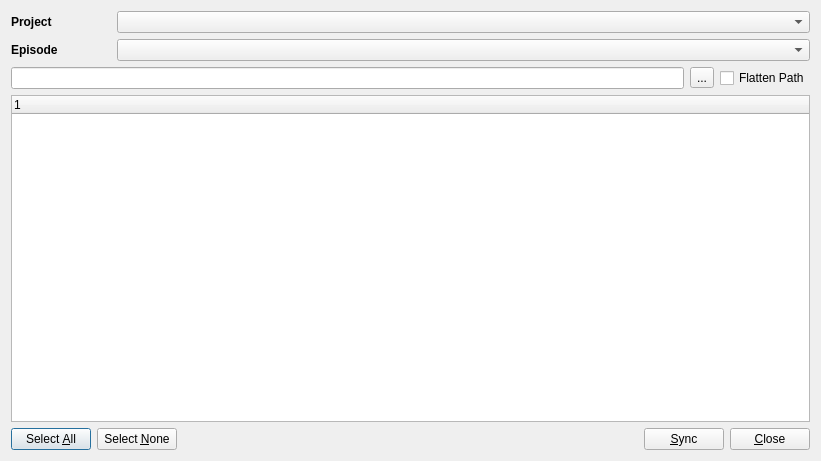
<?xml version="1.0" encoding="UTF-8"?>
<ui version="4.0">
 <class>AssetLibraryDialog</class>
 <widget class="QDialog" name="AssetLibraryDialog">
  <property name="geometry">
   <rect>
    <x>0</x>
    <y>0</y>
    <width>821</width>
    <height>461</height>
   </rect>
  </property>
  <property name="windowTitle">
   <string>swing: asset library</string>
  </property>
  <layout class="QVBoxLayout" name="verticalLayout_2">
   <item>
    <layout class="QVBoxLayout" name="verticalLayoutProject">
     <item>
      <layout class="QHBoxLayout" name="horizontalLayoutProjectTitle">
       <item>
        <widget class="QLabel" name="labelProject">
         <property name="minimumSize">
          <size>
           <width>100</width>
           <height>0</height>
          </size>
         </property>
         <property name="font">
          <font>
           <weight>75</weight>
           <bold>true</bold>
          </font>
         </property>
         <property name="text">
          <string>Project</string>
         </property>
         <property name="alignment">
          <set>Qt::AlignLeading|Qt::AlignLeft|Qt::AlignVCenter</set>
         </property>
        </widget>
       </item>
       <item>
        <widget class="QComboBox" name="comboBoxProject">
         <property name="enabled">
          <bool>true</bool>
         </property>
         <property name="sizePolicy">
          <sizepolicy hsizetype="Expanding" vsizetype="Fixed">
           <horstretch>1</horstretch>
           <verstretch>0</verstretch>
          </sizepolicy>
         </property>
        </widget>
       </item>
      </layout>
     </item>
     <item>
      <layout class="QHBoxLayout" name="horizontalLayoutEpisodeSequence">
       <item>
        <widget class="QLabel" name="labelShotEpisode">
         <property name="sizePolicy">
          <sizepolicy hsizetype="Fixed" vsizetype="Fixed">
           <horstretch>0</horstretch>
           <verstretch>0</verstretch>
          </sizepolicy>
         </property>
         <property name="minimumSize">
          <size>
           <width>100</width>
           <height>0</height>
          </size>
         </property>
         <property name="maximumSize">
          <size>
           <width>60</width>
           <height>16777215</height>
          </size>
         </property>
         <property name="font">
          <font>
           <weight>75</weight>
           <bold>true</bold>
          </font>
         </property>
         <property name="text">
          <string>Episode</string>
         </property>
         <property name="alignment">
          <set>Qt::AlignLeading|Qt::AlignLeft|Qt::AlignVCenter</set>
         </property>
        </widget>
       </item>
       <item>
        <widget class="QComboBox" name="comboBoxEpisode">
         <property name="enabled">
          <bool>true</bool>
         </property>
         <property name="sizePolicy">
          <sizepolicy hsizetype="Expanding" vsizetype="Fixed">
           <horstretch>0</horstretch>
           <verstretch>0</verstretch>
          </sizepolicy>
         </property>
         <property name="minimumSize">
          <size>
           <width>200</width>
           <height>0</height>
          </size>
         </property>
         <property name="maximumSize">
          <size>
           <width>16777215</width>
           <height>25</height>
          </size>
         </property>
        </widget>
       </item>
      </layout>
     </item>
    </layout>
   </item>
   <item>
    <layout class="QHBoxLayout" name="horizontalLayout">
     <item>
      <widget class="QLineEdit" name="lineEditLibraryFolder"/>
     </item>
     <item>
      <widget class="QToolButton" name="toolButtonLibraryFolder">
       <property name="text">
        <string>...</string>
       </property>
      </widget>
     </item>
     <item>
      <widget class="QCheckBox" name="checkBoxFlattenPath">
       <property name="text">
        <string>Flatten Path</string>
       </property>
      </widget>
     </item>
    </layout>
   </item>
   <item>
    <layout class="QVBoxLayout" name="verticalLayout">
     <item>
      <widget class="QTreeWidget" name="treeWidget">
       <column>
        <property name="text">
         <string notr="true">1</string>
        </property>
       </column>
      </widget>
     </item>
    </layout>
   </item>
   <item>
    <layout class="QHBoxLayout" name="horizontalLayoutButtons">
     <item>
      <widget class="QPushButton" name="pushButtonSelectAll">
       <property name="text">
        <string>Select &amp;All</string>
       </property>
      </widget>
     </item>
     <item>
      <widget class="QPushButton" name="pushButtonSelectNone">
       <property name="text">
        <string>Select &amp;None</string>
       </property>
      </widget>
     </item>
     <item>
      <spacer name="horizontalSpacer">
       <property name="orientation">
        <enum>Qt::Horizontal</enum>
       </property>
       <property name="sizeHint" stdset="0">
        <size>
         <width>40</width>
         <height>20</height>
        </size>
       </property>
      </spacer>
     </item>
     <item>
      <widget class="QPushButton" name="pushButtonRunAll">
       <property name="text">
        <string>&amp;Sync</string>
       </property>
      </widget>
     </item>
     <item>
      <widget class="QPushButton" name="pushButtonCancel">
       <property name="text">
        <string>&amp;Close</string>
       </property>
      </widget>
     </item>
    </layout>
   </item>
  </layout>
 </widget>
 <resources/>
 <connections/>
</ui>
